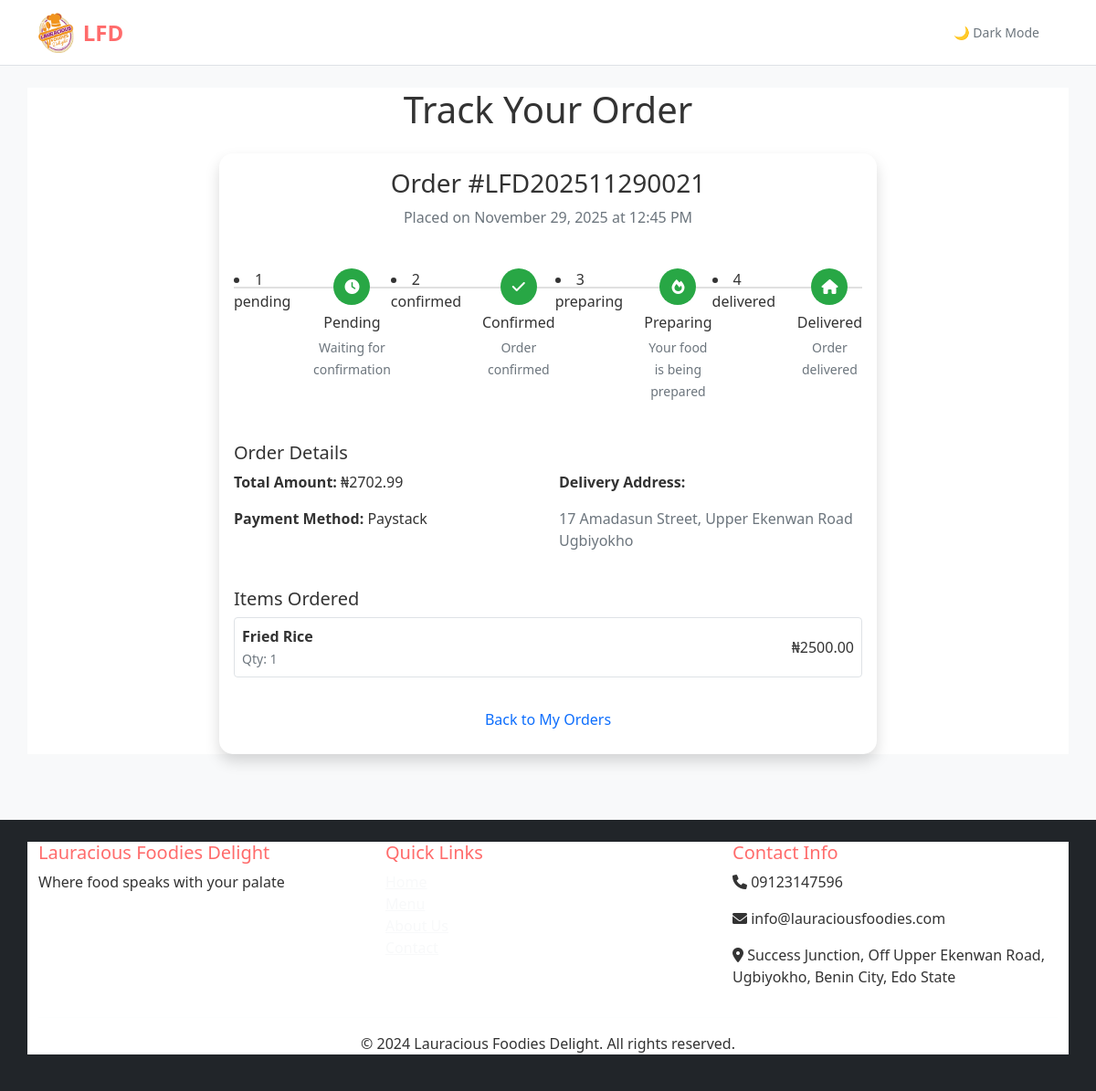
Screenshot of /orders/track_order/LFD202511290021 with the database file from the repository.
### app/models.py (models this page shows, shortened)
class Order(db.Model):
    id = db.Column(db.Integer, primary_key=True)
    order_number = db.Column(db.String(20), unique=True, nullable=False)
    customer_id = db.Column(db.Integer, db.ForeignKey('user.id'), nullable=False)
    subtotal_amount = db.Column(db.Float, default=0.0)
    discount_amount = db.Column(db.Float, default=0.0)
    coupon_id = db.Column(db.Integer, db.ForeignKey('coupon.id'), nullable=True)
    delivery_zone_id = db.Column(db.Integer, db.ForeignKey('delivery_zone.id'), nullable=True)
    delivery_fee = db.Column(db.Float, default=0.0)
    total_amount = db.Column(db.Float, nullable=False, default=0.0)
    status = db.Column(db.String(20), default='pending')
    payment_method = db.Column(db.String(50))
    delivery_address = db.Column(db.Text)
    phone_number = db.Column(db.String(20))
    notes = db.Column(db.Text)
    created_at = db.Column(db.DateTime, default=datetime.utcnow)
    updated_at = db.Column(db.DateTime, default=datetime.utcnow, onupdate=datetime.utcnow)
    paystack_ref   = db.Column(db.String(40), unique=True, nullable=True)
    payment_status = db.Column(db.String(20), default='pending')
    order_items = db.relationship('OrderItem', backref='order', lazy='dynamic', cascade='all, delete-orphan')
    delivery_zone = db.relationship("DeliveryZone", backref="orders", lazy=True)

class OrderItem(db.Model):
    id = db.Column(db.Integer, primary_key=True)
    order_id = db.Column(db.Integer, db.ForeignKey('order.id'), nullable=False)
    menu_item_id = db.Column(db.Integer, db.ForeignKey('menu_item.id'), nullable=False)
    quantity = db.Column(db.Integer, nullable=False)
    unit_price = db.Column(db.Float, nullable=False)
    subtotal = db.Column(db.Float, nullable=False)

class MenuItem(db.Model):
    id = db.Column(db.Integer, primary_key=True)
    name = db.Column(db.String(100), nullable=False)
    description = db.Column(db.Text)
    price = db.Column(db.Float, nullable=False)
    image_url = db.Column(db.String(200))
    is_available = db.Column(db.Boolean, default=True)
    preparation_time = db.Column(db.Integer, default=15)  # in minutes
    category_id = db.Column(db.Integer, db.ForeignKey('category.id'), nullable=False)
    created_at = db.Column(db.DateTime, default=datetime.utcnow)
    order_items = db.relationship('OrderItem', backref='menu_item', lazy='dynamic')

### app/routes/orders.py (the view)
@bp.route('/track_order/<order_number>')
def track_order(order_number):
    order = Order.query.filter_by(order_number=order_number).first_or_404()
    status_order = [
        'Pending',
        'Confirmed',
        'Preparing',
        'Out for Delivery',
        'Delivered'
    ]
    current_index = status_order.index(order.status) if order.status in status_order else -1
    return render_template(
        'track_order.html',
        order=order,
        status_order=status_order,
        current_index=current_index
    )

### app/templates/track_order.html (shortened to what this page needs)
{% extends "base.html" %}
{% block content %}
<div class="container">
    <h1 class="text-center mb-4">Track Your Order</h1>
    <div class="row justify-content-center">
        <div class="col-lg-8">
            <div class="card shadow">
                <div class="card-body">
                    <div class="text-center mb-4">
                        <h3>Order #{{ order.order_number }}</h3>
                        <p class="text-muted">Placed on {{ order.created_at.strftime('%B %d, %Y at %I:%M %p') }}</p>
                    </div>
                    <div class="order-timeline mb-4">
                        <div class="timeline-container">
                            {% set status_order = ['pending', 'confirmed', 'preparing', 'delivered'] %}
                            {% set current_index = status_order.index(order.status) if order.status in status_order else -1 %}
                            {% for status in status_order %}
                                {% set i = loop.index0 %}
                                <li class="step {% if i <= current_index %}completed{% endif %}">
                                    <span class="step-number">{{ loop.index }}</span>
                                    <span class="step-label">{{ status }}</span>
                                </li>
                            <div class="timeline-item {% if i <= current_index %}completed{% endif %}">
                                <div class="timeline-marker">
                                    <i class="fas {% if status == 'pending' %}fa-clock{% elif status == 'confirmed' %}fa-check{% elif status == 'preparing' %}fa-fire{% elif status == 'delivered' %}fa-home{% endif %}"></i>
                                </div>
                                <div class="timeline-content">
                                    <h6>{{ status.title() }}</h6>
                                    <small class="text-muted">
                                        {% if status == 'pending' %}Waiting for confirmation{% endif %}
                                        {% if status == 'confirmed' %}Order confirmed{% endif %}
                                        {% if status == 'preparing' %}Your food is being prepared{% endif %}
                                        {% if status == 'delivered' %}Order delivered{% endif %}
                                    </small>
                                </div>
                            </div>
                            {% endfor %}
                        </div>
                    </div>
                    <div class="order-details mb-4">
                        <h5>Order Details</h5>
                        <div class="row">
                            <div class="col-md-6">
                                <p><strong>Total Amount:</strong> ₦{{ "%.2f"|format(order.total_amount) }}</p>
                                <p><strong>Payment Method:</strong> {{ order.payment_method.title() }}</p>
                            </div>
                            <div class="col-md-6">
                                <p><strong>Delivery Address:</strong></p>
                                <p class="text-muted">{{ order.delivery_address }}</p>
                            </div>
                        </div>
                    </div>
                    <div class="order-items mb-4">
                        <h5>Items Ordered</h5>
                        {% for order_item in order.order_items %}
                        <div class="d-flex justify-content-between align-items-center mb-2 p-2 border rounded">
                            <div>
                                <strong>{{ order_item.menu_item.name }}</strong>
                                <br>
                                <small class="text-muted">Qty: {{ order_item.quantity }}</small>
                            </div>
                            <span>₦{{ "%.2f"|format(order_item.subtotal) }}</span>
                        </div>
                        {% endfor %}
                    </div>
                    <div class="text-center">
                        <a href="{{ url_for('orders.my_orders') }}" class="btn btn-outline-primary">Back to My Orders</a>
                    </div>
                </div>
            </div>
        </div>
    </div>
</div>
{% endblock %}

### app/templates/base.html (shortened to what this page needs)
<!DOCTYPE html>
<html lang="en">
<head>
    <link href="https://cdn.jsdelivr.net/npm/bootstrap@5.1.3/dist/css/bootstrap.min.css" rel="stylesheet">
    <link rel="stylesheet" href="https://cdnjs.cloudflare.com/ajax/libs/font-awesome/6.0.0/css/all.min.css">
    <link rel="stylesheet" href="{{ url_for('static', filename='css/style.css') }}">
</head>
<body class="d-flex flex-column min-vh-100">
    <nav class="navbar navbar-expand-lg navbar-dark bg-dark">
        <div class="container">
            <a class="navbar-brand d-flex align-items-center" href="{{ url_for('main.index') }}">
                <img src="{{ url_for('static', filename='images/log.png') }}"
                     alt="Lauracious Logo"
                     style="height: 45px; width: auto; margin-right: 10px; border-radius: 5px;">
                <span>LFD</span>
            </a>
            <div class="collapse navbar-collapse" id="navbarNav">
                <ul class="navbar-nav me-auto">
                    <li class="nav-item">
                        <a class="nav-link" href="{{ url_for('main.index') }}">Home</a>
                    </li>
                    <li class="nav-item">
                        <a class="nav-link" href="{{ url_for('menu.menu') }}">Menu</a>
                    </li>
                    <li class="nav-item">
                        <a class="nav-link" href="{{ url_for('main.about') }}">About</a>
                    </li>
                    <li class="nav-item">
                        <a class="nav-link" href="{{ url_for('main.contact') }}">Contact</a>
                    </li>
                </ul>
                <ul class="navbar-nav">
                    {% if current_user.is_authenticated %}
                        <li class="nav-item">
                            <a class="nav-link position-relative" href="{{ url_for('orders.cart') }}">
                              <i class="fas fa-shopping-cart"></i> Cart
                              {% if total_items %}
                                <span class="badge bg-danger rounded-pill position-absolute top-0 start-100 translate-middle">
                                  {{ total_items }}
                                </span>
                              {% endif %}
                            </a>
                          </li>
                        <li class="nav-item">
                            <a class="nav-link" href="{{ url_for('orders.my_orders') }}">My Orders</a>
                        </li>
                        {% if current_user.is_admin %}
                        <li class="nav-item">
                            <a class="nav-link" href="{{ url_for('admin.dashboard') }}">Admin</a>
                            </li>
                        <li class="nav-item">
                            <a class="nav-link" href="{{ url_for('admin_delivery.index') }}">Delivery Zones</a>
                            </li>
                        {% endif %}
                        <li class="nav-item dropdown">
                            <a class="nav-link dropdown-toggle" href="#" id="navbarDropdown" data-bs-toggle="dropdown">
                                {{ current_user.first_name }}
                            </a>
                            <ul class="dropdown-menu">
                                <li><a class="dropdown-item" href="{{ url_for('auth.logout') }}">Logout</a></li>
                            </ul>
                        </li>
                    {% else %}
                        <li class="nav-item">
                            <a class="nav-link" href="{{ url_for('auth.login') }}">Login</a>
                        </li>
                        <li class="nav-item">
                            <a class="nav-link" href="{{ url_for('auth.register') }}">Register</a>
                        </li>
                    {% endif %}
                </ul>
                <button id="themeToggle" class="btn btn-outline-secondary btn-sm ms-2">
                    🌙 Dark Mode
                </button>
            </div>
        </div>
    </nav>
    <main class="container my-4 flex-grow-1">
        {% block content %}{% endblock %}
    </main>
    <footer class="bg-dark text-light mt-5 py-4">
        <div class="container">
            <div class="row">
                <div class="col-md-4">
                    <h5>Lauracious Foodies Delight</h5>
                    <p>Where food speaks with your palate</p>
                </div>
                <div class="col-md-4">
                    <h5>Quick Links</h5>
                    <ul class="list-unstyled">
                        <li><a href="{{ url_for('main.index') }}" class="text-light">Home</a></li>
                        <li><a href="{{ url_for('menu.menu') }}" class="text-light">Menu</a></li>
                        <li><a href="{{ url_for('main.about') }}" class="text-light">About Us</a></li>
                        <li><a href="{{ url_for('main.contact') }}" class="text-light">Contact</a></li>
                    </ul>
                </div>
                <div class="col-md-4">
                    <h5>Contact Info</h5>
                    <p><i class="fas fa-phone"></i> 09123147596</p>
                    <p><i class="fas fa-envelope"></i> info@lauraciousfoodies.com</p>
                    <p><i class="fas fa-map-marker-alt"></i> Success Junction, Off Upper Ekenwan Road, Ugbiyokho, Benin City, Edo State</p>
                </div>
            </div>
            <hr class="bg-light">
            <div class="text-center">
                <p>&copy; 2024 Lauracious Foodies Delight. All rights reserved.</p>
            </div>
        </div>
    </footer>
</body>
</html>

### app/static/css/style.css (style rules this page uses)
:root { --bg-color: #f8f9fa; --text-color: #333; --card-bg: #ffffff; --navbar-bg: #ffffff; --modal-bg: #ffffff; --border-color: #dee2e6; --primary-color: #ff6b6b; --secondary-color: #4ecdc4; --success-color: #28a745; --warning-color: #ffc107; --danger-color: #dc3545; --info-color: #17a2b8; --shadow-color: rgba(0, 0, 0, 0.1); color-scheme: light; }
* { box-sizing: border-box; }
html, body { background-color: var(--bg-color) !important; color: var(--text-color) !important; margin: 0; padding: 0; font-family: "Segoe UI", Tahoma, Geneva, Verdana, sans-serif; transition: background-color 0.35s ease, color 0.35s ease; }
.card, .navbar, .modal-content, .container, .dropdown-menu { background-color: var(--card-bg) !important; color: var(--text-color) !important; transition: background-color 0.35s ease, color 0.35s ease; }
.navbar { background-color: var(--navbar-bg) !important; border-bottom: 1px solid var(--border-color); }
.navbar-brand { font-weight: bold; font-size: 1.5rem; color: var(--primary-color) !important; }
.navbar-nav .nav-link { font-weight: 500; transition: color 0.3s ease; }
.card { border: none; border-radius: 15px; overflow: hidden; box-shadow: 0 4px 6px var(--shadow-color); transition: all 0.3s ease; }
.btn { border-radius: 25px; padding: 10px 20px; font-weight: 500; transition: all 0.3s ease; border: none !important; }
footer { background: linear-gradient(135deg, var(--dark-color), #1a252f); color: #bdc3c7; padding: 2rem 0; margin-top: auto; }
footer h5 { color: var(--primary-color); }

### app/templates/track_order.html (style rules this page uses)
.order-timeline { position: relative; padding: 20px 0; }
.timeline-container { display: flex; justify-content: space-between; position: relative; }
.timeline-container::before { content: ''; position: absolute; top: 20px; left: 0; right: 0; height: 2px; background: #e0e0e0; z-index: 1; }
.timeline-item { flex: 1; text-align: center; position: relative; z-index: 2; }
.timeline-marker { width: 40px; height: 40px; border-radius: 50%; background: #e0e0e0; display: flex; align-items: center; justify-content: center; margin: 0 auto 10px; color: #666; }
.timeline-item.completed .timeline-marker { background: var(--success-color); color: white; }
.timeline-content h6 { margin-bottom: 5px; }

### rows the page displays
Order: order_number "LFD202511290021", created_at "November 29, 2025 at 12:45 PM", status "delivered", title "Delivered", shows "Order delivered", total_amount "2702.99", payment_method "Paystack", delivery_address "17 Amadasun Street, Upper Ekenwan Road Ugbiyokho"
OrderItem: menu_item.name "Fried Rice", quantity "1", subtotal "2500.00"

### other values shown
{{ status }} "pending" "confirmed" "preparing"
{{ status.title() }} "Pending" "Confirmed" "Preparing"
